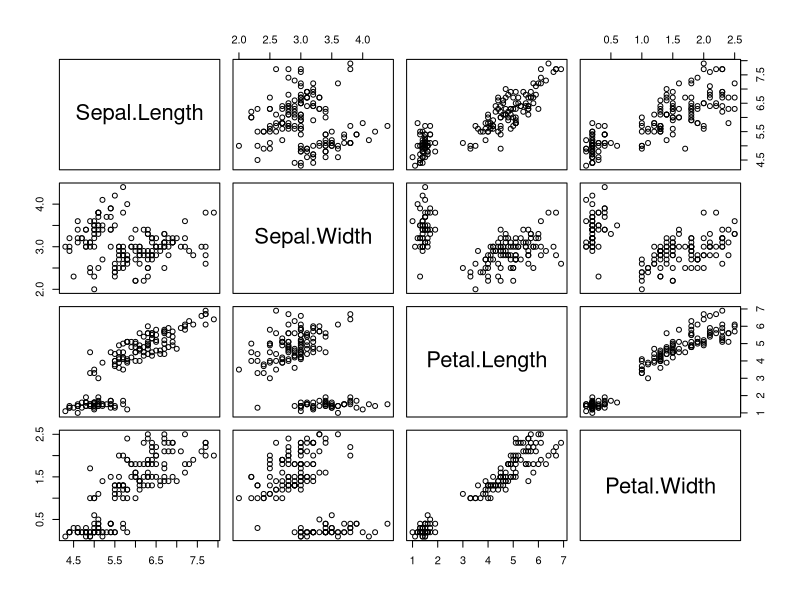
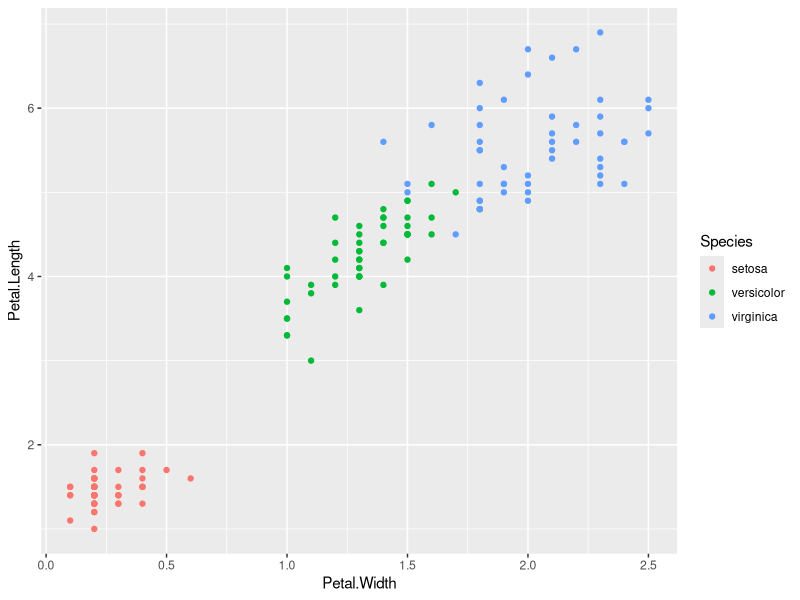
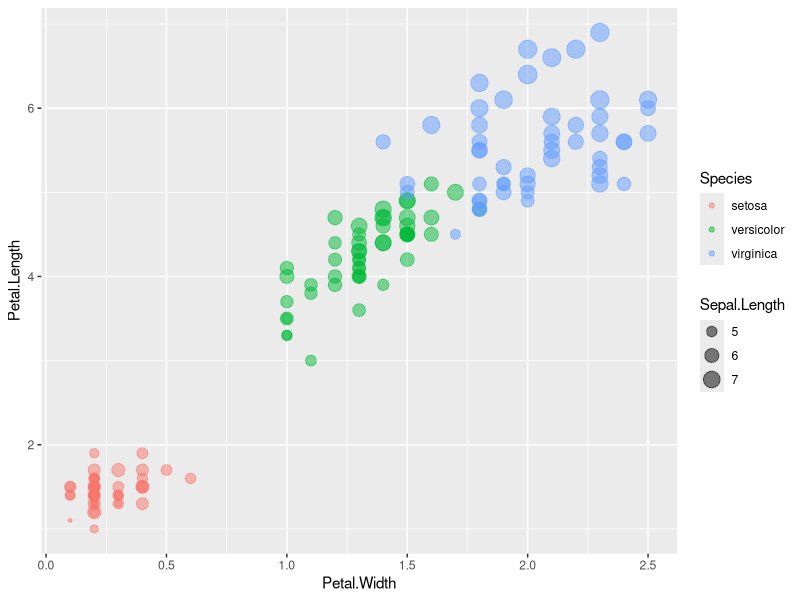
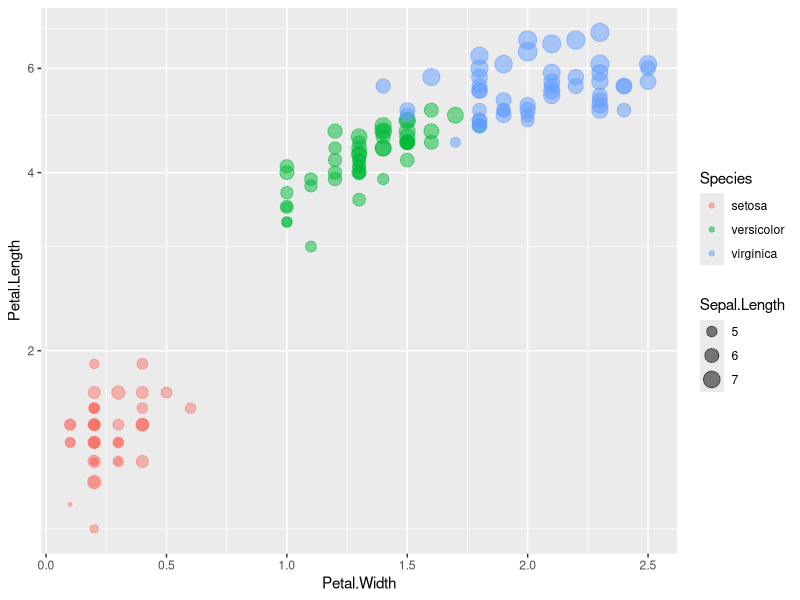

The R source for these figures, in order:
# Examine the `iris` dataset
# January 26, 2016

# Don't actually have to do this step, as `datasets` is attached automatically
library(datasets) 

print("Information about the `iris` dataset:")

# For all of the commands below, you only need to use `print` when running
# in a script. From the command line, you can just type `summary(iris)` e.g.
print(summary(iris))
print(names(iris))
?iris # get help about iris
readline("<RETURN>")

print("Number of rows and columms:")
print(nrow(iris))
print(ncol(iris))
print(str(iris))  # "structure"
readline("<RETURN>")

print("Head and tail of iris:")
print(head(iris))
print(head(iris, n = 20))
print(tail(iris))

# Data frames are indexed by [row, column]
print("Indexing into data frames:")
print(iris[3,])  # row 3
print(iris[3:5,]) # rows 3-5
print(head(iris[c(2, 3)]))  # columns 2 and 3
print(head(iris[-2]))  # not column 2
readline("<RETURN>")

# Subsetting the data
print("Looking at short sepals:")
short_sepals <- subset(iris, Sepal.Length < 4.5)
print(short_sepals)
print(which(iris$Sepal.Length < 4.5))
readline("<RETURN>")

print("Species:")
print(unique(iris$Species))
readline("<RETURN>")

print("Mean of Sepal.Length:")
print(mean(iris$Sepal.Length))

print("Duplicate values of Sepal.Length in rows:")
print(duplicated(iris$Sepal.Length))
readline("<RETURN>")

print("Pairs plot:")
print(pairs(iris[-5]))   # remove 5th column (species) before plotting 
readline("<RETURN>")

# Use the `ggplot2` package for generally easier, better graphing
# Less time fiddling with graphics = more time analyzing data
library(ggplot2)

print("Petal.Width versus Petal.Length:")
p1 <- qplot(Petal.Width, Petal.Length, data = iris, color = Species)
print(p1)
readline("<RETURN>")

p2 <- qplot(Petal.Width, Petal.Length, data = iris, color = Species, 
            size = Sepal.Length, alpha = I(0.5))
print(p2)
readline("<RETURN>")

print("Log y axis:")
print(p2 + coord_trans(y = "log10"))

print("All done.")
